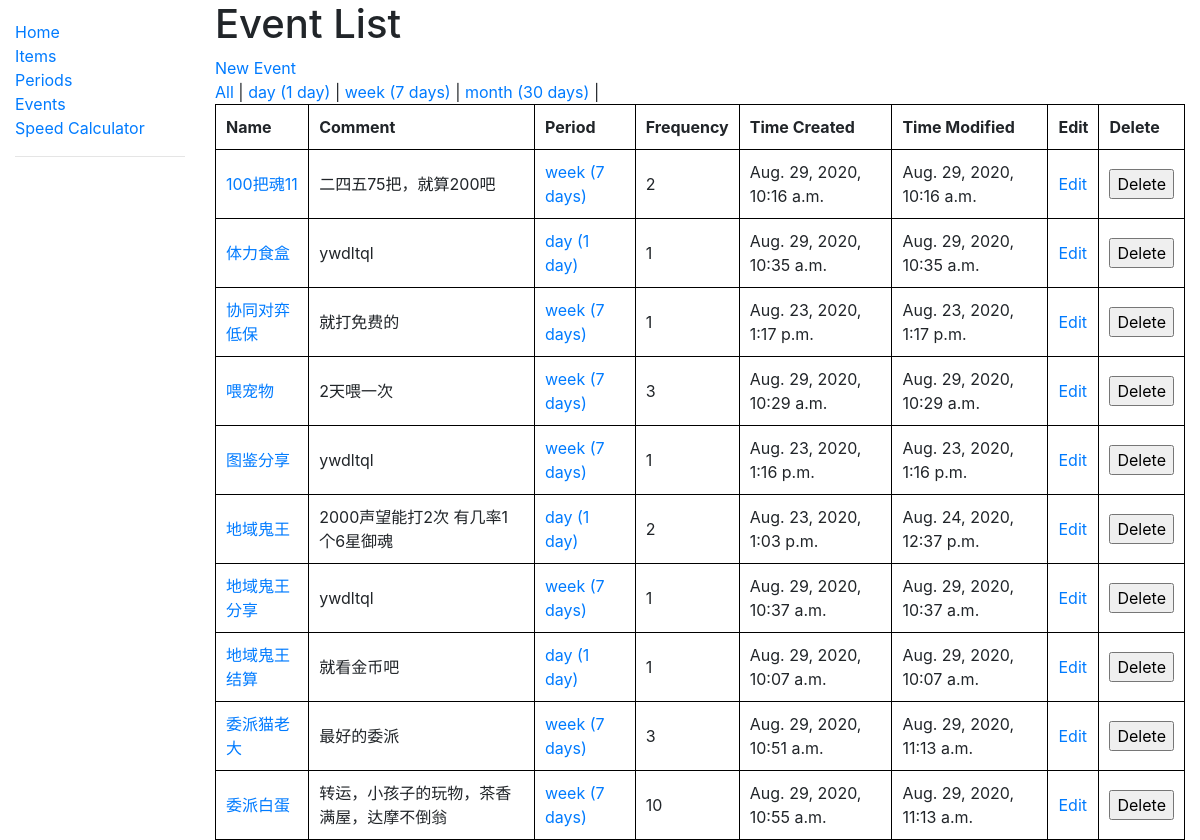
/events/, run on an earlier commit of the app's database.
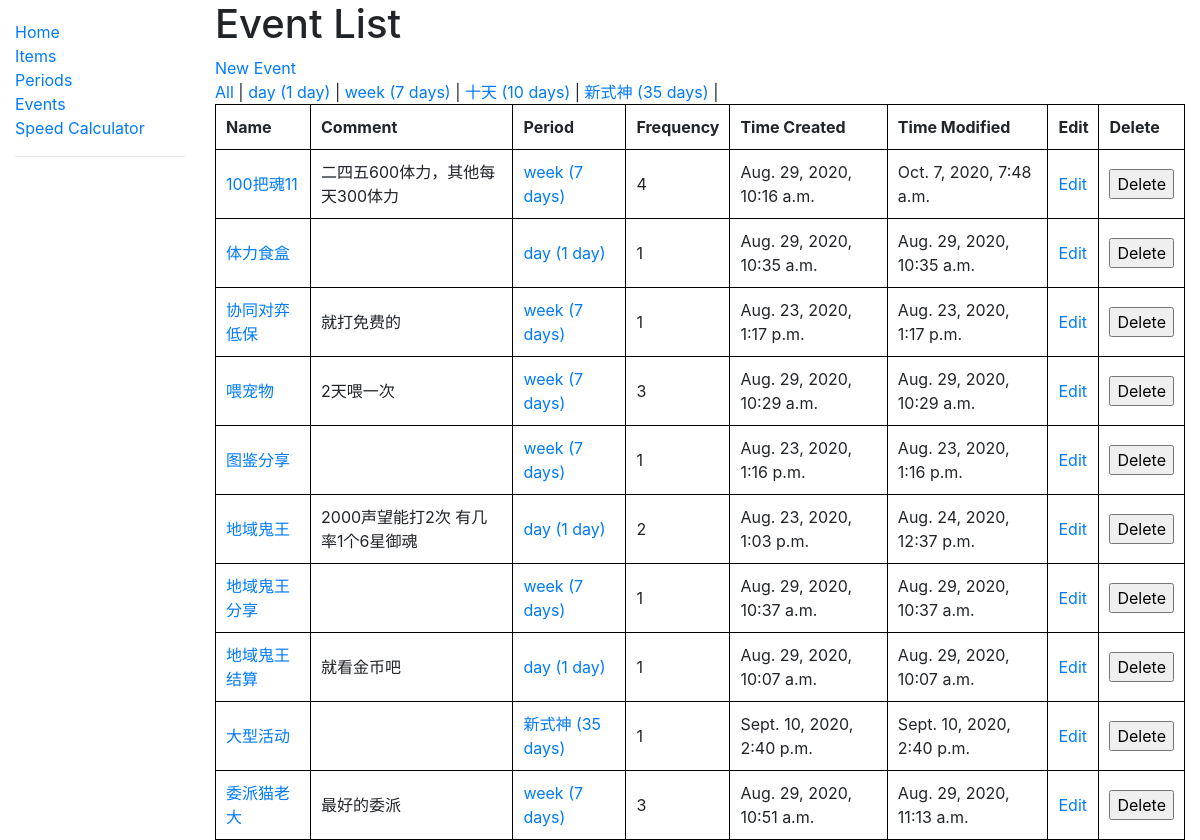
And on a later commit of the database.
### income_calculator/models.py (models this page shows)
class BasicModel(models.Model):
    id = models.AutoField(primary_key=True)
    display_name = models.CharField(max_length=50)  # The display name of the object
    comment = models.TextField(null=True)  # a short description of the object
    time_created = models.PositiveIntegerField()
    time_modified = models.PositiveIntegerField()
    deleted = models.BooleanField()
    def __str__(self):
        return self.display_name
    @property
    def time_created_string(self):
        return datetime.fromtimestamp(self.time_created)
    @property
    def time_modified_string(self):
        return datetime.fromtimestamp(self.time_modified)

class Period(BasicModel):
    num_days = models.PositiveIntegerField()
    class Meta:
        ordering = ('num_days', )
    def __str__(self):
        days_suffix = 's' if self.num_days > 1 else ''
        return self.display_name + ' (' + str(self.num_days) + ' day' + days_suffix + ')'

class BasicModel(models.Model):
    id = models.AutoField(primary_key=True)
    display_name = models.CharField(max_length=50)  # The display name of the object
    comment = models.TextField(null=True)  # a short description of the object
    time_created = models.PositiveIntegerField()
    time_modified = models.PositiveIntegerField()
    deleted = models.BooleanField()
    def __str__(self):
        return self.display_name
    @property
    def time_created_string(self):
        return datetime.fromtimestamp(self.time_created)
    @property
    def time_modified_string(self):
        return datetime.fromtimestamp(self.time_modified)

class Event(BasicModel):
    priority = models.SmallIntegerField()
    default_frequency = models.IntegerField()
    icon = models.TextField(null=True)
    period_id = models.PositiveIntegerField()
    event_group_id = models.PositiveIntegerField(null=True)

### income_calculator/views.py (the view)
# urls.py: path('events/', views.EventListView.as_view(), name='events'),
class EventListView(generic.ListView):
    model = Event
    paginate_by = 10
    def get_queryset(self):
        if self.request.GET.get('period_id'):
            events = db_accessor.get_active_events(period_id=self.request.GET['period_id'])
        else:
            events = db_accessor.get_active_events()
        if events:
            return events.order_by('display_name')
        return events
    def get_context_data(self, **kwargs):
        context = super().get_context_data(**kwargs)
        periods = db_accessor.get_active_periods()
        context['periods'] = periods
        return context

### income_calculator/db_accessor.py (called while the page is built)
def get_events(**kwargs):
    return Event.objects.filter(**kwargs)

def get_active_events(**kwargs):
    return get_events(deleted=False, **kwargs)

def get_periods(**kwargs):
    return Period.objects.filter(**kwargs)

def get_active_periods(**kwargs):
    return get_periods(deleted=False, **kwargs)

### income_calculator/templatetags/template_filters.py (called while the page is built)
@register.filter
def get_object_by_id(value, period_id):
    for p in value:
        if p.id == period_id:
            return p

### income_calculator/templates/income_calculator/event_list.html (shortened to what this page needs)
{% extends "base_generic.html" %}
{% load template_filters %}
{% block content %}
  <h1>Event List</h1>
  <a href="{% url 'new_event'%}">New Event</a><br/>
  <a href="{% url 'events' %}"> All </a>|
  {% for period in periods %}
    <a href="{% url 'events' %}?period_id={{ period.id }}"> {{ period }} </a>|
  {% endfor %}
  <br/>
  {% if event_list %}
    <table>
      <tr>
        <th>Name</th>
        <th>Comment</th>
        <th>Period</th>
        <th>Frequency</th>
        <th>Time Created</th>
        <th>Time Modified</th>
        <th>Edit</th>
        <th>Delete</th>
      </tr>
      {% for event in event_list %}
        {% if not period_id or event.period_id == period_id %}
          <tr>
            <td><a href="{% url 'event_detail' event.id%}">{{ event.display_name }}</a></td>
            <td>{{ event.comment }}</td>
            <td><a href="{% url 'period_detail' event.period_id%}">{{ periods|get_object_by_id:event.period_id}}</a></td>
            <td>{{ event.default_frequency }}</td>
            <td>{{ event.time_created_string }}</td>
            <td>{{ event.time_modified_string }}</td>
            <td><a href="{% url 'event_edit' event.id %}">Edit</a></td>
            <td>
            <form action="{% url 'event_delete' %}" method="post" onsubmit="return confirm('Do you really want to delete {{ event }}?')">
              <input type="submit" value="Delete">
            </form>
            </td>
          </tr>
        {% endif %}
      {% endfor %}
    </table>
  {% else %}
    <p>There are no events.</p>
  {% endif %}
{% endblock %}

What changed in the data, as far as the page shows it:
no longer on this page (row unchanged): Event: display_name "委派白蛋", comment "转运，小孩子的玩物，茶香满屋，达摩不倒翁", period.display_name "week (7 days)", default_frequency "10", time_created_string "Aug. 29, 2020, 10:55 a.m.", time_modified_string "Aug. 29, 2020, 11:13 a.m."
added Period: num_days.display_name "十天 (10 days)"
changed Period: num_days.display_name "month (30 days)" → "新式神 (35 days)"
changed Event "100把魂11": comment "二四五75把，就算200吧" → "二四五600体力，其他每天300体力"; default_frequency "2" → "4"; time_modified_string "Aug. 29, 2020, 10:16 a.m." → "Oct. 7, 2020, 7:48 a.m."
changed through a linked row, Event "体力食盒": comment "ywdltql" → (not shown)
changed through a linked row, Event "图鉴分享": comment "ywdltql" → (not shown)
changed through a linked row, Event "地域鬼王分享": comment "ywdltql" → (not shown)
added Event: display_name "大型活动", period.display_name "新式神 (35 days)", default_frequency "1", time_created_string "Sept. 10, 2020, 2:40 p.m.", time_modified_string "Sept. 10, 2020, 2:40 p.m."
